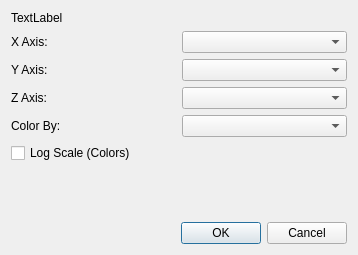
<?xml version="1.0" encoding="UTF-8"?>
<ui version="4.0">
 <class>PlotDialog</class>
 <widget class="QDialog" name="PlotDialog">
  <property name="geometry">
   <rect>
    <x>0</x>
    <y>0</y>
    <width>358</width>
    <height>255</height>
   </rect>
  </property>
  <property name="windowTitle">
   <string>Scatter Plot</string>
  </property>
  <layout class="QVBoxLayout" name="verticalLayout_2">
   <item>
    <widget class="QLabel" name="description">
     <property name="text">
      <string>TextLabel</string>
     </property>
     <property name="wordWrap">
      <bool>true</bool>
     </property>
    </widget>
   </item>
   <item>
    <layout class="QHBoxLayout" name="horizontalLayout">
     <item>
      <widget class="QLabel" name="label">
       <property name="text">
        <string>X Axis:</string>
       </property>
      </widget>
     </item>
     <item>
      <widget class="QComboBox" name="xCombo"/>
     </item>
    </layout>
   </item>
   <item>
    <layout class="QHBoxLayout" name="horizontalLayout_2">
     <item>
      <widget class="QLabel" name="label_2">
       <property name="text">
        <string>Y Axis:</string>
       </property>
      </widget>
     </item>
     <item>
      <widget class="QComboBox" name="yCombo"/>
     </item>
    </layout>
   </item>
   <item>
    <layout class="QHBoxLayout" name="horizontalLayout_3">
     <item>
      <widget class="QLabel" name="label_3">
       <property name="text">
        <string>Z Axis:</string>
       </property>
      </widget>
     </item>
     <item>
      <widget class="QComboBox" name="zCombo"/>
     </item>
    </layout>
   </item>
   <item>
    <layout class="QHBoxLayout" name="horizontalLayout_4">
     <item>
      <widget class="QLabel" name="label_4">
       <property name="text">
        <string>Color By:</string>
       </property>
      </widget>
     </item>
     <item>
      <widget class="QComboBox" name="cCombo"/>
     </item>
    </layout>
   </item>
   <item>
    <widget class="QCheckBox" name="logCheckBox">
     <property name="text">
      <string>Log Scale (Colors)</string>
     </property>
    </widget>
   </item>
   <item>
    <spacer name="verticalSpacer">
     <property name="orientation">
      <enum>Qt::Vertical</enum>
     </property>
     <property name="sizeHint" stdset="0">
      <size>
       <width>20</width>
       <height>40</height>
      </size>
     </property>
    </spacer>
   </item>
   <item>
    <widget class="QDialogButtonBox" name="buttonBox">
     <property name="orientation">
      <enum>Qt::Horizontal</enum>
     </property>
     <property name="standardButtons">
      <set>QDialogButtonBox::Cancel|QDialogButtonBox::Ok</set>
     </property>
    </widget>
   </item>
  </layout>
 </widget>
 <resources/>
 <connections>
  <connection>
   <sender>buttonBox</sender>
   <signal>accepted()</signal>
   <receiver>PlotDialog</receiver>
   <slot>accept()</slot>
   <hints>
    <hint type="sourcelabel">
     <x>248</x>
     <y>254</y>
    </hint>
    <hint type="destinationlabel">
     <x>157</x>
     <y>274</y>
    </hint>
   </hints>
  </connection>
  <connection>
   <sender>buttonBox</sender>
   <signal>rejected()</signal>
   <receiver>PlotDialog</receiver>
   <slot>reject()</slot>
   <hints>
    <hint type="sourcelabel">
     <x>316</x>
     <y>260</y>
    </hint>
    <hint type="destinationlabel">
     <x>286</x>
     <y>274</y>
    </hint>
   </hints>
  </connection>
 </connections>
</ui>
